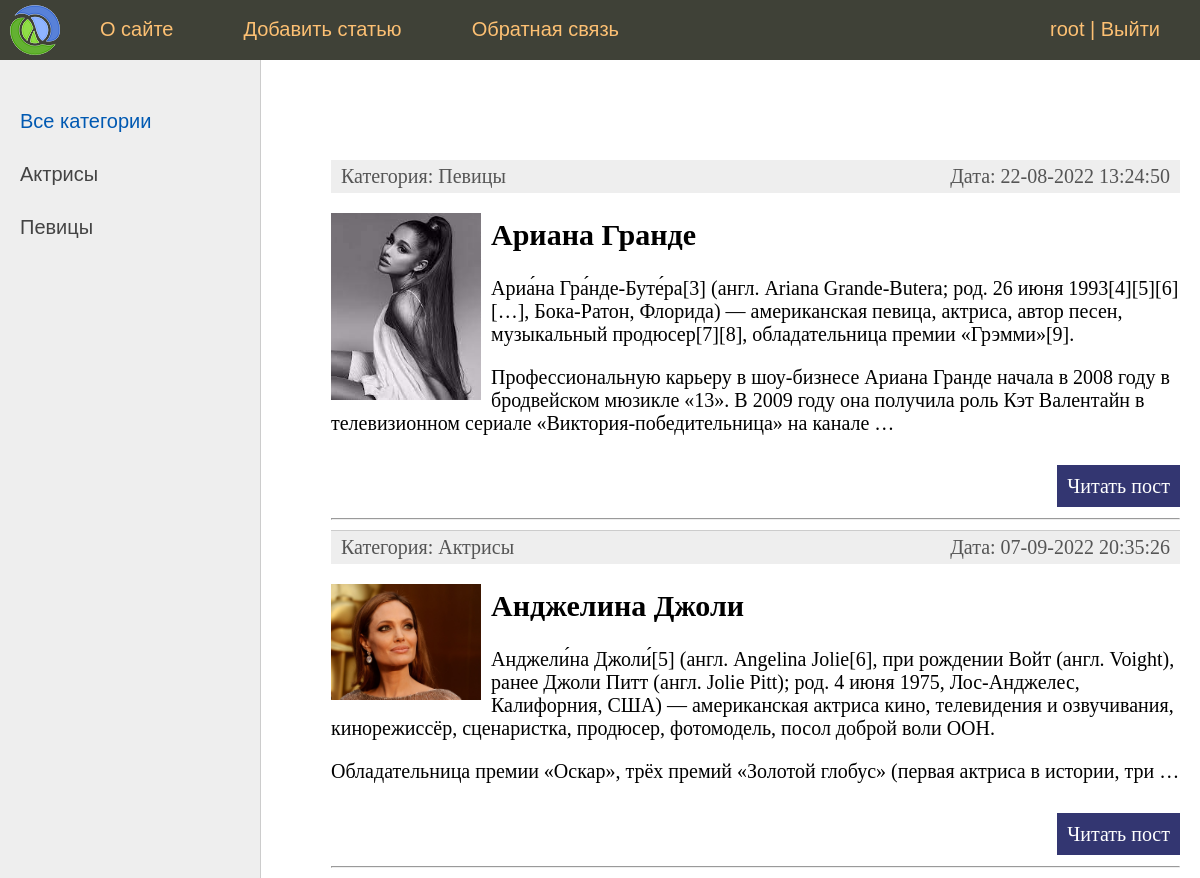
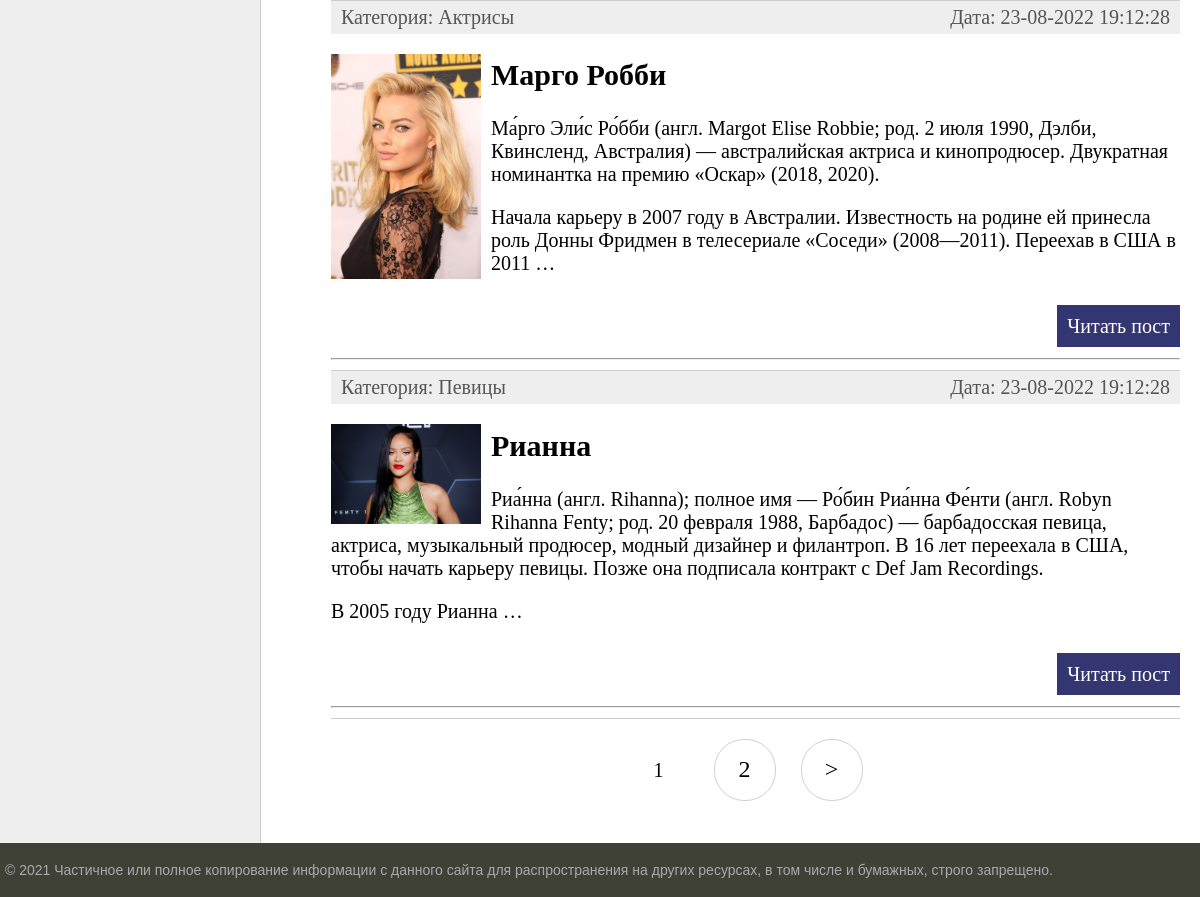
The app's page / (signed in) with its own data (2 pictures, top to bottom).
### women/models.py (models this page shows, shortened)
class Category(models.Model):
    name = models.CharField(max_length=100, db_index=True, verbose_name='Категория')
    slug = models.SlugField(max_length=255, unique=True, db_index=True, verbose_name='URL')
    def __str__(self):
        return self.name
    def get_absolute_url(self):
        return reverse('category', kwargs={'cat_slug': self.slug})
    class Meta:
        verbose_name = 'Категория'
        verbose_name_plural = 'Категории'
        ordering = ['id']

class Women(models.Model):
    title = models.CharField(max_length=255, verbose_name='Заголовок')
    slug = models.SlugField(max_length=255, unique=True, db_index=True, verbose_name='URL')
    content = models.TextField(blank=True, verbose_name='Текст статьи')
    photo = models.ImageField(upload_to='photos/%Y/%m/%d/', verbose_name='Фото')
    time_create = models.DateTimeField(auto_now_add=True, verbose_name='Время создания')
    time_update = models.DateTimeField(auto_now=True, verbose_name='Время изменения')
    is_published = models.BooleanField(default=True, verbose_name='Публикация')
    cat = models.ForeignKey('Category', on_delete=models.PROTECT, verbose_name='Категория')
    def get_absolute_url(self):
        return reverse('post', kwargs={'post_slug': self.slug})
    class Meta:
        verbose_name = 'Известные женщины'
        verbose_name_plural = 'Известные женщины'
        ordering = ['time_create', 'title']

### women/views.py (the view)
# urls.py: path('', WomenHome.as_view(), name='home'),
class WomenHome(DataMixin, ListView):
    model = Women
    template_name = 'women/index.html'
    context_object_name = 'posts'
    def get_context_data(self, *, object_list=None, **kwargs):
        context = super().get_context_data(**kwargs)
        c_def = self.get_user_context(title='Главная страница')
        return dict(list(context.items()) + list(c_def.items()))
    def get_queryset(self):
        return Women.objects.filter(is_published=True).select_related('cat')

### women/templatetags/women_tags.py (called while the page is built)
@register.simple_tag(name='getposts')
def get_posts(filter=None, pub=True):
    if not filter:
        return Women.objects.filter(is_published=pub)
    else:
        return Women.objects.filter(cat=filter, is_published=pub)

### women/utils.py (called while the page is built)
    def get_user_context(self, **kwargs):
        context = kwargs
        cats = cache.get('cats')
        if not cats:
            cats = Category.objects.annotate(Count('women'))
            cache.set('cats', cats, 120)
        user_menu = menu.copy()
        if not self.request.user.is_authenticated:
            user_menu.pop(1)
        context['menu'] = user_menu
        context['cats'] = cats
        if 'cat_selected' not in context:
            context['cat_selected'] = 0
        return context

### women/templates/women/index.html (shortened to what this page needs)
{% extends 'women/base.html' %}
{% block content %}
<ul class="list-articles">
{% for p in posts %}
        <li><div class="article-panel">
                <p class="first">Категория: {{p.cat}}</p>
                <p class="last">Дата: {{p.time_update|date:"d-m-Y H:i:s"}}</p>
            </div>
{% if p.photo %}
            <p><img class='img-article-left thumb' src='{{p.photo.url}}'></p>
{% endif %}
            <h2>{{p.title}}</h2>
            <p>{{p.content|linebreaks|truncatewords:50}}</p>
            <p class="link-read-post"><a href="{{ p.get_absolute_url }}">Читать пост</a></p>
            <hr>
        </li>
{% endfor %}
</ul>
{% endblock %}

### women/templates/women/base.html (shortened to what this page needs)
{% load static %}
{% load women_tags %}
<!DOCTYPE html>
<html>
<head>
	<link type="text/css" href="{% static 'women/css/styles.css' %}" rel="stylesheet" />
</head>
<body>
<table class="table-page" border=0 cellpadding="0" cellspacing="0">
<tr><td valign=top>
{% block mainmenu %}
		<div class="header">
			<ul id="mainmenu" class="mainmenu">
			<li class="logo"><a href="{% url 'home' %}"><div class="logo"></div></a></li>
{% for m in menu %}
			<li><a href="{% url m.url_name %}">{{m.title}}</a></li>
{% endfor %}
		{% if request.user.is_authenticated %}
			<li class="last">{{user.username}} | <a href="{% url 'logout' %}">Выйти</a></li>
		{% else %}
			<li class="last"><a href="{% url 'register' %}">Регистрация</a> | <a href="{% url 'login' %}">Войти</a></li>
		{% endif %}
			</ul>
		</div>
{% endblock mainmenu %}
<table class="table-content" border=0 cellpadding="0" cellspacing="0">
<tr>
	<td valign="top" class="left-chapters">
	<ul id="leftchapters">
{% if cat_selected == 0 %}
		<li class="selected">Все категории</li>
{% else %}
		<li><a href="{% url 'home' %}">Все категории</a></li>
{% endif %}
{% for c in cats %}
	{% if c.women__count > 0 %}
		{% if c.id == cat_selected %}
			<li class='selected'>{{c.name}}</a></li>
		{% else %}
			<li><a href='{{ c.get_absolute_url }}'>{{c.name}}</a></li>
		{% endif %}
	{% endif %}
{% endfor %}
	</ul>
</td>
<td valign="top" class="content">
	<div class="content-text">
{% block content %}
{% endblock %}
{% if page_obj.has_other_pages %}
<nav class="list-pages">
	<ul>
{% for p in paginator.page_range %}
	{% if page_obj.number == p %}
		<li class="page-num page-num-selected">{{ p }}</li>
	{% elif p >= page_obj.number|add:-2 and p <= page_obj.number|add:2 %}
		<li class="page-num">
			<a href="?page={{ p }}">{{ p }}</a>
		</li>
	{% endif %}
{% endfor %}
{% if page_obj.has_next %}
<li class="page-num">
	<a href="?page={{ page_obj.next_page_number }}">&gt;</a>
</li>
{% endif %}
	</ul>
</nav>
{% endif %}
</div>
</td></tr></table>
</td></tr>
<tr><td valign=top>
	<div id="footer">
		<p>&copy; 2021 Частичное или полное копирование информации с данного сайта для распространения на других ресурсах, в том числе и бумажных, строго запрещено.</p>
	</div>
</td></tr></table>
</body>
</html>

### women/static/women/css/styles.css (style rules this page uses)
html, body { font-family: 'Arial'; margin: 0; padding: 0; height: 100%; width: 100%; color: #444; }
a { color: #0059b2; text-decoration: none; }
img { max-width: 600px; height: auto; }
img.img-article-left { max-width: 300px; height: auto; float: left; padding: 0 10px 10px 0; }
img.img-article-left.thumb { max-width: 150px; height: auto; }
p.link-read-post { text-align: right; }
p.link-read-post a { padding: 10px; min-width: 100px; background: #333671; color: #fff; text-decoration: none; }
div.article-panel { background: #eee; padding: 5px 10px 5px 10px; box-sizing: border-box; overflow: hidden; color: #555; }
div.article-panel p.first { margin: 0; float: left; }
div.article-panel p.last { margin: 0; float: right; }
ul.list-articles { list-style: none; margin: 0; padding: 0; }
ul.list-articles li { border-bottom: 1px solid #ccc; }
.table-page { width: 100%; height: 100%; vertical-align: top; }
.table-page tr { height: 100%; }
.header { background: #3F4137; height: 60px; }
.logo { background: url('../images/logo.png') no-repeat 10px 5px; width: 70px; height: 60px; }
ul.mainmenu { list-style: none; margin: 0; padding: 0; height: 60px; color: #fdc073; font-size: 20px; overflow: hidden; }
ul.mainmenu li { float: left; margin: 18px 40px 0 30px; }
ul.mainmenu li.logo { margin: 0; }
ul.mainmenu li.last { float: right; }
ul.mainmenu li a { color: #fdc073; text-decoration: none; }
.table-content { width: 100%; min-height: 100%; height: 100%; }
.left-chapters { margin: 0; background: #eee; border-right: 1px solid #ccc; min-height: 100%; }
.left-chapters ul { width: 230px; min-height: 100%; margin: 0; padding: 20px 10px 10px 20px; list-style: none; font-size: 20px; }
.left-chapters ul li { margin: 30px 0 0 0; color: #999; }
.left-chapters ul li.selected { color: #0059b2; }
.left-chapters ul li a { color: #444; text-decoration: none; }
.content { padding: 40px 20px 20px 40px; width: 100%; box-sizing: border-box; }
.content-text { margin: 60px 0 0 30px; color: #000; font-size: 20px; font-family: Yandex Sans Display Light; }
#footer { box-sizing: border-box; background: #3F4137; padding: 5px; color: #aaa; font-size: 14px; font-family: Verdana, Geneva, Arial, Helvetica; text-align: left; overflow: hidden; }
.list-pages { text-align: center; margin: 0 0 20px 0; }
.list-pages ul { margin: 20px 0 0 0; padding: 0; list-style: none; }
.list-pages ul li { display: inline-block; margin: 0 20px 0 0; }
.list-pages a { color: #000; font-size: 24px; text-decoration: none; }
.list-pages .page-num, .page-num-selected { display: inline-block; width: 60px; height: 44px; padding: 16px 0 0 0; border: 1px solid #d0d0d0; border-radius: 30px; }
.list-pages .page-num-selected { border: none; color: #000; font-size: 20px; }

### records on screen
Category: name "Актрисы"
Category: name "Певицы"
Women: cat "Певицы", time_update "22-08-2022 13:24:50", photo (picture), title "Ариана Гранде", content "Ариа́на Гра́нде-Буте́ра[3] (англ. Ariana Grande-Butera; род. 26 июня 1993[4][5][6][…], Бока-Ратон, Флорида) — американская певица, актриса, автор песен, музыкальный продюсер[7][8], обладательница премии «Грэмми»[9]. Профессиональную карьеру в шоу-бизнесе Ариана Гранде начала в 2008 году в бродвейском мюзикле «13». В 2009 году она получила роль Кэт Валентайн в телевизионном сериале «Виктория-победительница» на канале …"
Women: cat "Актрисы", time_update "07-09-2022 20:35:26", photo (picture), title "Анджелина Джоли", content "Анджели́на Джоли́[5] (англ. Angelina Jolie[6], при рождении Войт (англ. Voight), ранее Джоли Питт (англ. Jolie Pitt); род. 4 июня 1975, Лос-Анджелес, Калифорния, США) — американская актриса кино, телевидения и озвучивания, кинорежиссёр, сценаристка, продюсер, фотомодель, посол доброй воли ООН. Обладательница премии «Оскар», трёх премий «Золотой глобус» (первая актриса в истории, три …"
Women: cat "Актрисы", time_update "23-08-2022 19:12:28", photo (picture), title "Марго Робби", content "Ма́рго Эли́с Ро́бби (англ. Margot Elise Robbie; род. 2 июля 1990, Дэлби, Квинсленд, Австралия) — австралийская актриса и кинопродюсер. Двукратная номинантка на премию «Оскар» (2018, 2020). Начала карьеру в 2007 году в Австралии. Известность на родине ей принесла роль Донны Фридмен в телесериале «Соседи» (2008—2011). Переехав в США в 2011 …"
Women: cat "Певицы", time_update "23-08-2022 19:12:28", photo (picture), title "Рианна", content "Риа́нна (англ. Rihanna); полное имя — Ро́бин Риа́нна Фе́нти (англ. Robyn Rihanna Fenty; род. 20 февраля 1988, Барбадос) — барбадосская певица, актриса, музыкальный продюсер, модный дизайнер и филантроп. В 16 лет переехала в США, чтобы начать карьеру певицы. Позже она подписала контракт с Def Jam Recordings. В 2005 году Рианна …"

### other values on screen
{{ m.title }} "О сайте" "Добавить статью" "Обратная связь"
{{ user.username }} "root"
{{ p }} "1"
{{ p }} "2"
